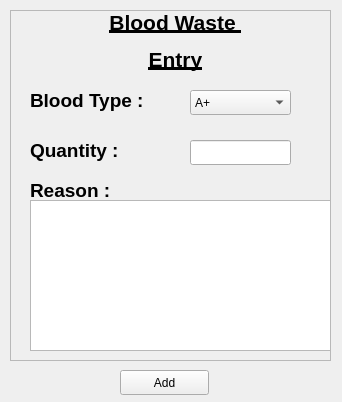
<?xml version="1.0" encoding="UTF-8"?>
<ui version="4.0">
 <class>bloodwasteEntry</class>
 <widget class="QWidget" name="bloodwasteEntry">
  <property name="windowModality">
   <enum>Qt::ApplicationModal</enum>
  </property>
  <property name="geometry">
   <rect>
    <x>0</x>
    <y>0</y>
    <width>342</width>
    <height>402</height>
   </rect>
  </property>
  <property name="windowTitle">
   <string>Blood Entry</string>
  </property>
  <widget class="QFrame" name="frame">
   <property name="geometry">
    <rect>
     <x>10</x>
     <y>10</y>
     <width>321</width>
     <height>351</height>
    </rect>
   </property>
   <property name="frameShape">
    <enum>QFrame::StyledPanel</enum>
   </property>
   <property name="frameShadow">
    <enum>QFrame::Raised</enum>
   </property>
   <widget class="QLabel" name="bloodBillingLabel">
    <property name="geometry">
     <rect>
      <x>20</x>
      <y>0</y>
      <width>291</width>
      <height>61</height>
     </rect>
    </property>
    <property name="styleSheet">
     <string notr="true">font-size:14pt;
font-weight: bold;</string>
    </property>
    <property name="text">
     <string>&lt;html&gt;&lt;head/&gt;&lt;body&gt;&lt;p align=&quot;center&quot;&gt;&lt;span style=&quot; font-size:16pt; text-decoration: underline;&quot;&gt;Blood Waste &lt;/span&gt;&lt;/p&gt;&lt;p align=&quot;center&quot;&gt;&lt;span style=&quot; font-size:16pt; text-decoration: underline;&quot;&gt;Entry&lt;/span&gt;&lt;/p&gt;&lt;/body&gt;&lt;/html&gt;</string>
    </property>
   </widget>
   <widget class="QLabel" name="bloodTypeLabel">
    <property name="geometry">
     <rect>
      <x>20</x>
      <y>70</y>
      <width>151</width>
      <height>41</height>
     </rect>
    </property>
    <property name="styleSheet">
     <string notr="true">font-size:14pt;
font-weight: bold;</string>
    </property>
    <property name="text">
     <string>&lt;html&gt;&lt;head/&gt;&lt;body&gt;&lt;p&gt;Blood Type :&lt;/p&gt;&lt;/body&gt;&lt;/html&gt;</string>
    </property>
   </widget>
   <widget class="QLabel" name="quantityLabel">
    <property name="geometry">
     <rect>
      <x>20</x>
      <y>120</y>
      <width>151</width>
      <height>41</height>
     </rect>
    </property>
    <property name="styleSheet">
     <string notr="true">font-size:14pt;
font-weight: bold;</string>
    </property>
    <property name="text">
     <string>&lt;html&gt;&lt;head/&gt;&lt;body&gt;&lt;p&gt;Quantity :&lt;/p&gt;&lt;/body&gt;&lt;/html&gt;</string>
    </property>
   </widget>
   <widget class="QLineEdit" name="quantity">
    <property name="geometry">
     <rect>
      <x>180</x>
      <y>130</y>
      <width>101</width>
      <height>25</height>
     </rect>
    </property>
   </widget>
   <widget class="QComboBox" name="bloodTypeComboBox">
    <property name="geometry">
     <rect>
      <x>180</x>
      <y>80</y>
      <width>101</width>
      <height>25</height>
     </rect>
    </property>
    <item>
     <property name="text">
      <string>A+</string>
     </property>
    </item>
    <item>
     <property name="text">
      <string>A-</string>
     </property>
    </item>
    <item>
     <property name="text">
      <string>B+</string>
     </property>
    </item>
    <item>
     <property name="text">
      <string>B-</string>
     </property>
    </item>
    <item>
     <property name="text">
      <string>AB+</string>
     </property>
    </item>
    <item>
     <property name="text">
      <string>AB_</string>
     </property>
    </item>
    <item>
     <property name="text">
      <string>O+</string>
     </property>
    </item>
    <item>
     <property name="text">
      <string>O-</string>
     </property>
    </item>
   </widget>
   <widget class="QTextEdit" name="reason">
    <property name="geometry">
     <rect>
      <x>20</x>
      <y>190</y>
      <width>301</width>
      <height>151</height>
     </rect>
    </property>
   </widget>
   <widget class="QLabel" name="reasonLabel">
    <property name="geometry">
     <rect>
      <x>20</x>
      <y>160</y>
      <width>151</width>
      <height>41</height>
     </rect>
    </property>
    <property name="styleSheet">
     <string notr="true">font-size:14pt;
font-weight: bold;</string>
    </property>
    <property name="text">
     <string>&lt;html&gt;&lt;head/&gt;&lt;body&gt;&lt;p&gt;Reason : &lt;/p&gt;&lt;/body&gt;&lt;/html&gt;</string>
    </property>
   </widget>
  </widget>
  <widget class="QPushButton" name="addButton">
   <property name="geometry">
    <rect>
     <x>120</x>
     <y>370</y>
     <width>89</width>
     <height>25</height>
    </rect>
   </property>
   <property name="text">
    <string>Add</string>
   </property>
  </widget>
 </widget>
 <resources/>
 <connections/>
</ui>
